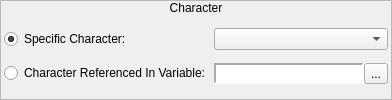
           <widget class="QFrame" name="frame_34">
            <property name="sizePolicy">
             <sizepolicy hsizetype="Preferred" vsizetype="Fixed">
              <horstretch>0</horstretch>
              <verstretch>0</verstretch>
             </sizepolicy>
            </property>
            <property name="frameShape">
             <enum>QFrame::StyledPanel</enum>
            </property>
            <property name="frameShadow">
             <enum>QFrame::Raised</enum>
            </property>
            <layout class="QVBoxLayout" name="verticalLayout_47">
             <property name="spacing">
              <number>0</number>
             </property>
             <property name="margin">
              <number>0</number>
             </property>
             <item>
              <widget class="QLabel" name="label_21">
               <property name="sizePolicy">
                <sizepolicy hsizetype="Preferred" vsizetype="Fixed">
                 <horstretch>0</horstretch>
                 <verstretch>0</verstretch>
                </sizepolicy>
               </property>
               <property name="text">
                <string>Character</string>
               </property>
               <property name="alignment">
                <set>Qt::AlignCenter</set>
               </property>
              </widget>
             </item>
             <item>
              <widget class="QWidget" name="widget_43" native="true">
               <layout class="QHBoxLayout" name="horizontalLayout_33">
                <property name="spacing">
                 <number>3</number>
                </property>
                <property name="margin">
                 <number>3</number>
                </property>
                <item>
                 <widget class="QWidget" name="widget_44" native="true">
                  <property name="sizePolicy">
                   <sizepolicy hsizetype="Fixed" vsizetype="Preferred">
                    <horstretch>0</horstretch>
                    <verstretch>0</verstretch>
                   </sizepolicy>
                  </property>
                  <layout class="QVBoxLayout" name="verticalLayout_48">
                   <property name="spacing">
                    <number>3</number>
                   </property>
                   <property name="margin">
                    <number>0</number>
                   </property>
                   <item>
                    <widget class="QRadioButton" name="hero_rbSpecificCharacter">
                     <property name="text">
                      <string>Specific Character:</string>
                     </property>
                     <property name="checked">
                      <bool>true</bool>
                     </property>
                    </widget>
                   </item>
                   <item>
                    <widget class="QRadioButton" name="hero_rbReferencedCharacter">
                     <property name="text">
                      <string>Character Referenced In Variable:</string>
                     </property>
                    </widget>
                   </item>
                  </layout>
                 </widget>
                </item>
                <item>
                 <widget class="QWidget" name="widget_45" native="true">
                  <layout class="QVBoxLayout" name="verticalLayout_49">
                   <property name="spacing">
                    <number>3</number>
                   </property>
                   <property name="margin">
                    <number>0</number>
                   </property>
                   <item>
                    <widget class="QComboBox" name="hero_cboxCharacters"/>
                   </item>
                   <item>
                    <widget class="QWidget" name="hero_wVariable" native="true">
                     <property name="sizePolicy">
                      <sizepolicy hsizetype="Preferred" vsizetype="Fixed">
                       <horstretch>0</horstretch>
                       <verstretch>0</verstretch>
                      </sizepolicy>
                     </property>
                     <layout class="QHBoxLayout" name="horizontalLayout_49">
                      <property name="spacing">
                       <number>0</number>
                      </property>
                      <property name="margin">
                       <number>0</number>
                      </property>
                      <item>
                       <widget class="QLabel" name="hero_lblVariable">
                        <property name="sizePolicy">
                         <sizepolicy hsizetype="Preferred" vsizetype="Preferred">
                          <horstretch>0</horstretch>
                          <verstretch>0</verstretch>
                         </sizepolicy>
                        </property>
                        <property name="minimumSize">
                         <size>
                          <width>150</width>
                          <height>0</height>
                         </size>
                        </property>
                        <property name="font">
                         <font>
                          <family>Monospace</family>
                         </font>
                        </property>
                        <property name="styleSheet">
                         <string notr="true">background-color: palette(base);</string>
                        </property>
                        <property name="frameShape">
                         <enum>QFrame::Panel</enum>
                        </property>
                        <property name="frameShadow">
                         <enum>QFrame::Sunken</enum>
                        </property>
                        <property name="lineWidth">
                         <number>2</number>
                        </property>
                        <property name="text">
                         <string/>
                        </property>
                       </widget>
                      </item>
                      <item>
                       <widget class="QToolButton" name="hero_bBrowseVariables">
                        <property name="text">
                         <string>...</string>
                        </property>
                        <property name="icon">
                         <iconset resource="gui_icons.qrc">
                          <normaloff>:/icons/fileopen.png</normaloff>:/icons/fileopen.png</iconset>
                        </property>
                       </widget>
                      </item>
                     </layout>
                    </widget>
                   </item>
                  </layout>
                 </widget>
                </item>
               </layout>
              </widget>
             </item>
            </layout>
           </widget>
